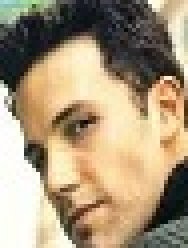
#> input picture Celebrity_faces/Tidy/train/ben_afflek/httpcsvkmeuaeccjpg.jpg, 47 x 62 px, found by its file name (shown 4 times larger); its folder holds 3 pictures in this run
$ jupyter execute 'Face Recognition for Employee Dataset.ipynb'
#> lines starting #> are read from the running program, lines starting #| are printed output that depends on the picture; pictures that were not available may be replaced by others from this repository, and a replacement may not be noted
[cell 1]
# 1. Download data.zip from the celebrity faces dataset from kaggle at
# https://www.kaggle.com/dansbecker/5-celebrity-faces-dataset/data

# Important OpenCV face detection and classification links
# https://realpython.com/blog/python/face-recognition-with-python/
# https://www.superdatascience.com/opencv-face-detection/
# https://www.superdatascience.com/opencv-face-recognition/

[cell 2]
#Load all necessary libraries
import numpy as np
import cv2 # opencv
import os # control and access the directory structure in local machine
from matplotlib import pyplot as plt
import time

[cell 3]
os.chdir('C:/Users/Gowtham/python/faces/OptisolEmployees/') #folder where I unzipped data.zip

#OpenCV cascades (xml files) are typically stored at this location
#C:\Users\<user>\Miniconda3\Library\etc\haarcascades
haarcascades_path = os.listdir('C:/Users/Gowtham/Anaconda3/Library/etc/haarcascades/')
frontface_alt_cascade = 'C:/Users/Gowtham/Anaconda3/Library/etc/haarcascades/haarcascade_frontalface_alt.xml'
frontface_default_cascade = 'C:/Users/Gowtham/Anaconda3/Library/etc/haarcascades/haarcascade_frontalface_default.xml'
frontface_alt2_cascade = 'C:/Users/Gowtham/Anaconda3/Library/etc/haarcascades/haarcascade_frontalface_alt2.xml'
frontface_alt_tree_cascade = 'C:/Users/Gowtham/Anaconda3/Library/etc/haarcascades/haarcascade_frontalface_alt2.xml'

[cell 4]
#utility function to apply differenct cascade function on the images at difference scaleFactor
def detect(faceCascade, gray_,  scaleFactor_ = 1.1):
    faces = faceCascade.detectMultiScale(
                    gray_,
                    scaleFactor= scaleFactor_,
                    minNeighbors=5,
                    minSize=(30, 30),
                    flags = cv2.CASCADE_SCALE_IMAGE
                )
    return faces

[cell 5]
# code that iterates thru the images in the celebrityfaces dataset and detects faces. Finally it
# ... only displays those images that it can't detect the faces.
faceCascade_default = cv2.CascadeClassifier(frontface_default_cascade)
faceCascade_alt = cv2.CascadeClassifier(frontface_alt_cascade)
faceCascade_alt2 = cv2.CascadeClassifier(frontface_alt2_cascade)
faceCascade_alt_tree = cv2.CascadeClassifier(frontface_alt_tree_cascade)
i = 0
t1 = time.time()
for imgfolder in os.listdir('./'): #iterate thru each of the 5 celeb folders
    if(imgfolder != '.DS_Store'):
        for filename in os.listdir('./' + imgfolder):# iterate thru each image in a celeb folder
            filename = 'train/' + imgfolder + '/' + filename # build the path to the image file
            if(filename.endswith('.jpg')):
                #print(filename) # print the filename read. For debugging purpose only
                img = cv2.imread(filename) # read the image using OpenCV
#> img is the input picture: shape (62, 47, 3); mean B, G, R 122, 150, 168
                gray = cv2.cvtColor(img, cv2.COLOR_BGR2GRAY)
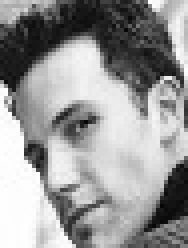
#> gray: shape (62, 47) (shown 4 times larger); min 6, max 255, mean 152.2
                faces = detect(faceCascade_default, gray, 1.1)
#> in detect, `faces = faceCascade.detectMultiScale( gray_, scaleFactor= scaleFactor_..`: faces = ()
#> faces = ()
                if (len(faces)!=1):
                    faces = detect(faceCascade_default, gray, 1.2)
                    if(len(faces) != 1):
                        faces = detect(faceCascade_alt2,gray, 1.1)
                        if(len(faces) != 1):
                            faces = detect(faceCascade_alt2,gray, 1.2)
                            if(len(faces) != 1):
                                faces = detect(faceCascade_alt, gray, 1.1)
                                if(len(faces) != 1):
                                    faces = detect(faceCascade_alt, gray, 1.2)
                                    if(len(faces) != 1):
                                        faces = detect(faceCascade_alt_tree, gray, 1.1)
                                        if(len(faces) != 1):
                                            faces = detect(faceCascade_alt_tree, gray, 1.2)
                                            if(len(faces) != 1):
                                                i = i + 1
                                                continue
                                                for (x, y, w, h) in faces:
                                                    cv2.rectangle(img, (x, y), (x+w, y+h), (0, 255, 0), 2)
                                                plt.imshow(img, cmap = 'gray', interpolation = 'bicubic') # display all images read
                                                print(filename) # print the filename read. For debugging purpose only
                                                plt.xticks([]), plt.yticks([])
                                                plt.show()


t2 = time.time()
print ('Time taken %f seconds' %  round((t2 - t1),2))
print(i)


$ run again, on Celebrity_faces/Tidy/train/elton_john/httpiamediaimdbcomimagesMMVBMTAxNDUMzUwOTdeQTJeQWpwZBbWUMDUOTAyNTIVUXCRALjpg.jpg
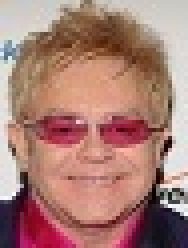
#> input picture Celebrity_faces/Tidy/train/elton_john/httpiamediaimdbcomimagesMMVBMTAxNDUMzUwOTdeQTJeQWpwZBbWUMDUOTAyNTIVUXCRALjpg.jpg, 47 x 62 px, found by its file name (shown 4 times larger)
#> img is the input picture: shape (62, 47, 3); mean B, G, R 117.2, 126, 169.8
#> `gray = cv2.cvtColor(img, cv2.COLOR_BGR2GRAY)`:
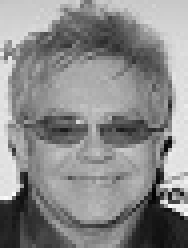
#> gray: shape (62, 47) (shown 4 times larger); min 3, max 252, mean 138.1
#> in detect, `faces = faceCascade.detectMultiScale( gray_, scaleFactor= scaleFactor_..`: faces = [[5, 18, 37, 37]]

$ run again, on Celebrity_faces/Tidy/train/elton_john/httpimagesmtvcomurimgidfiledocrootvhcomsitewideflipbooksimgdailyjpgenlargefalsemattetruematteColorblackquality.jpg
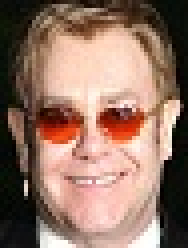
#> input picture Celebrity_faces/Tidy/train/elton_john/httpimagesmtvcomurimgidfiledocrootvhcomsitewideflipbooksimgdailyjpgenlargefalsemattetruematteColorblackquality.jpg, 47 x 62 px, found by its file name (shown 4 times larger)
#> img is the input picture: shape (62, 47, 3); mean B, G, R 100.4, 115.4, 146.5
#> `gray = cv2.cvtColor(img, cv2.COLOR_BGR2GRAY)`:
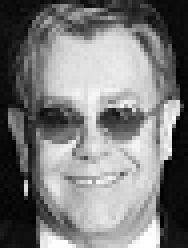
#> gray: shape (62, 47) (shown 4 times larger); min 0, max 255, mean 123
#> in detect, `faces = faceCascade.detectMultiScale( gray_, scaleFactor= scaleFactor_..`: faces = [[3, 16, 40, 40]]

$ run again, on Celebrity_faces/Tidy/train/jerry_seinfeld/httpikinjaimgcomgawkermediaimageuploadsWmIuhdsrcedidjpgjpg.jpg
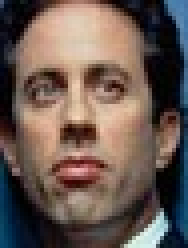
#> input picture Celebrity_faces/Tidy/train/jerry_seinfeld/httpikinjaimgcomgawkermediaimageuploadsWmIuhdsrcedidjpgjpg.jpg, 47 x 62 px, found by its file name (shown 4 times larger)
#> img is the input picture: shape (62, 47, 3); mean B, G, R 81.8, 89.3, 105.8
#> `gray = cv2.cvtColor(img, cv2.COLOR_BGR2GRAY)`:
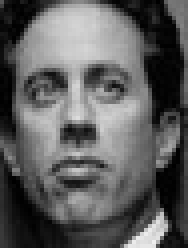
#> gray: shape (62, 47) (shown 4 times larger); min 0, max 239, mean 93.4
#> in detect, `faces = faceCascade.detectMultiScale( gray_, scaleFactor= scaleFactor_..`: faces = [[0, 4, 42, 42]]
